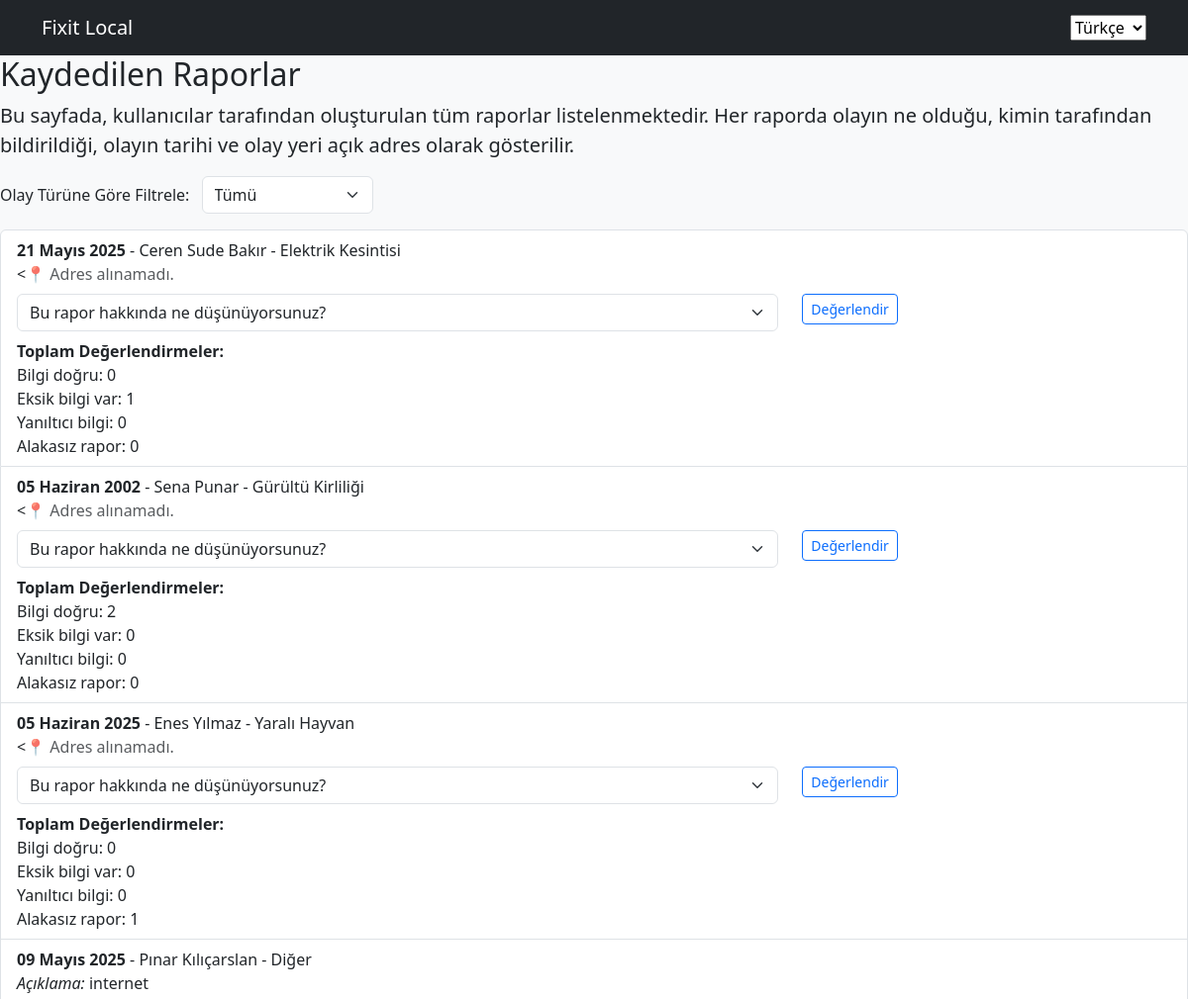
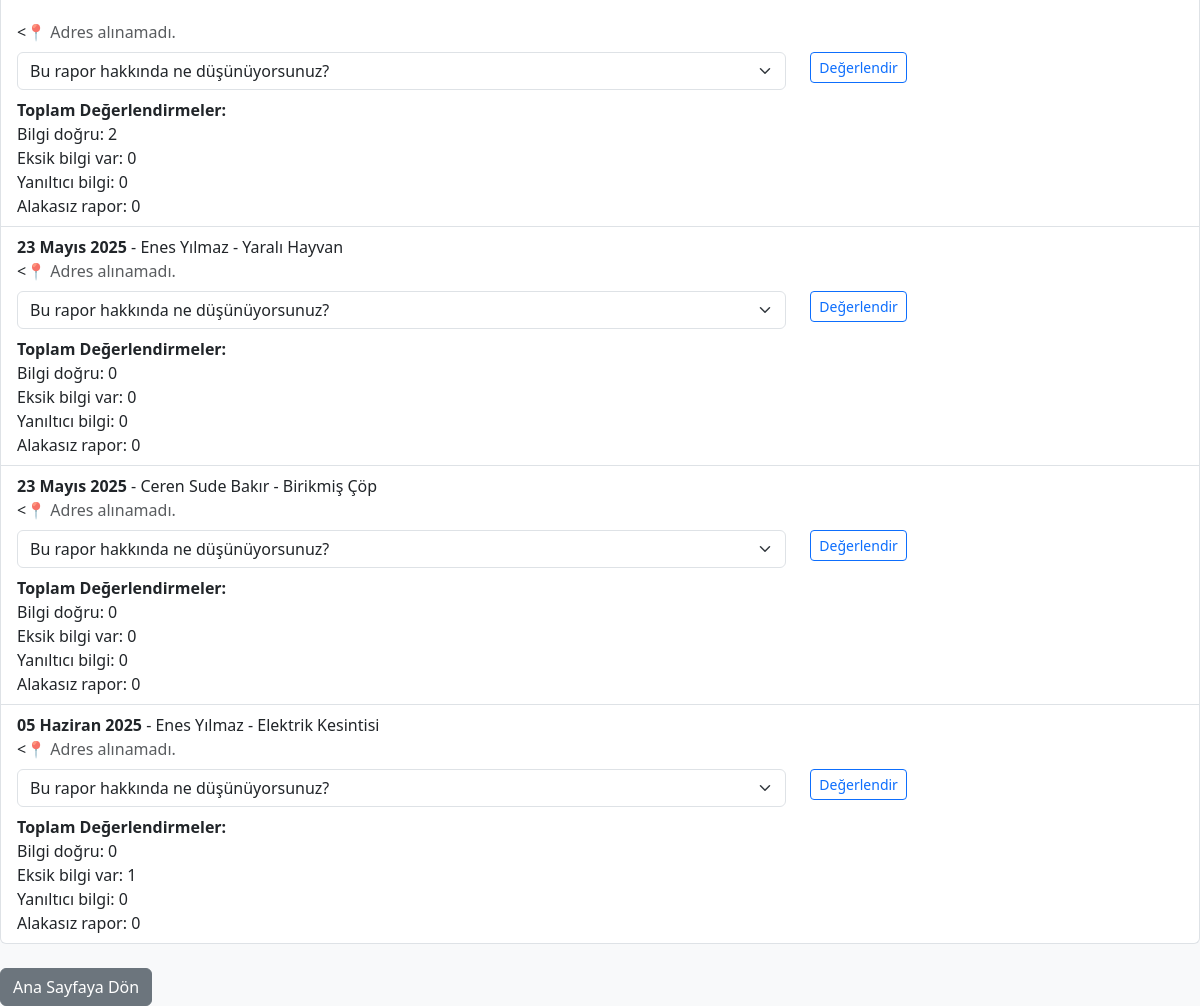
/tr/accounts/raporlar/, run on the app's committed database (2 pictures, top to bottom).
### rapor/models.py (models this page shows, shortened)
class Rapor(models.Model):
    isim = models.CharField(max_length=100)
    olay = models.CharField(max_length=100)
    tarih = models.DateField()
    enlem = models.FloatField()
    boylam = models.FloatField()
    adres = models.TextField(blank=True)  # ✅ adres boş olabilir ama otomatik doldurulacak
    diger_aciklama = models.TextField(blank=True, null=True)
    uye = models.ForeignKey(Uye, on_delete=models.SET_NULL, null=True, blank=True)

### rapor/views.py (the view, shortened to what this page needs)
# urls.py: path('raporlar/', views.raporlar, name='raporlar'),
def raporlar(request):
    secili_olay = request.GET.get('olay', '')
    secili_ilce = request.GET.get('ilce', '')
    raporlar = Rapor.objects.all().order_by('-id')
    if secili_olay:
        raporlar = raporlar.filter(olay=secili_olay)
    if secili_ilce:
        raporlar = raporlar.filter(adres__icontains=secili_ilce)
    for rapor in raporlar:
        gosterim = ""
        for secenek, secenek_adi in RaporDegerlendirme.DEGER_SECENEKLERI:
            adet = rapor.degerlendirmeler.filter(secim=secenek).count()
            gosterim += f"{secenek_adi}: {adet}<br>"
        rapor.gosterim_metni = gosterim
    olay_turleri = Rapor.objects.values_list('olay', flat=True).distinct()
    uye = None
    if 'uye_id' in request.session:
        try:
            uye = Uye.objects.get(id=request.session['uye_id'])
        except Uye.DoesNotExist:
            pass
    return render(request, 'rapor/raporlar.html', {
        'raporlar': raporlar,
        'uye': uye,
        'olay_turleri': olay_turleri,
        'secili_olay': secili_olay,
        'ilceler': ILCELER,
        'secili_ilce': secili_ilce,
    })

### rapor/templates/rapor/raporlar.html (shortened to what this page needs)
{% extends 'rapor/base.html' %}
{% block content %}
<h2>Kaydedilen Raporlar</h2>
<p class="lead">
    Bu sayfada, kullanıcılar tarafından oluşturulan tüm raporlar listelenmektedir.
    Her raporda olayın ne olduğu, kimin tarafından bildirildiği, olayın tarihi ve olay yeri açık adres olarak gösterilir.
</p>
<form method="get" class="mb-3">
    <label for="olay">Olay Türüne Göre Filtrele:</label>
    <select name="olay" onchange="this.form.submit()" class="form-select w-auto d-inline-block ms-2">
        <option value="">Tümü</option>
    </select>
</form>
<ul class="list-group">
    {% for r in raporlar %}
        <li class="list-group-item">
            <strong>{{ r.tarih }}</strong> - {{ r.isim }} - {{ r.olay }}
            {% if r.olay == "Diğer" and r.diger_aciklama %}
                <div><em>Açıklama:</em> {{ r.diger_aciklama }}</div>
            {% endif %}
            <br>
            <<span class="adres-yukleniyor text-muted" data-enlem="{{ r.enlem }}" data-boylam="{{ r.boylam }}">
</span>
            <form method="post" class="mt-2">
                <div class="row mt-2">
                    <div class="col-md-8">
                        <select name="secim" class="form-select" required>
                            <option value="">Bu rapor hakkında ne düşünüyorsunuz?</option>
                        </select>
                    </div>
                    <div class="col-md-4">
                        <button type="submit" class="btn btn-sm btn-outline-primary">Değerlendir</button>
                    </div>
                </div>
            </form>
            <div class="mt-2">
                <strong>Toplam Değerlendirmeler:</strong><br>
                {{ r.gosterim_metni|safe }}
            </div>
        </li>
    {% empty %}
        <li class="list-group-item">Hiç rapor bulunamadı.</li>
    {% endfor %}
</ul>
<a href="{% url 'anasayfa' %}" class="btn btn-secondary mt-4">Ana Sayfaya Dön</a>
{% endblock %}

### rapor/templates/rapor/base.html (shortened to what this page needs)
{% load i18n %}
<!DOCTYPE html>
<html lang="{{ LANGUAGE_CODE }}">
<head>
    <link href="https://cdn.jsdelivr.net/npm/bootstrap@5.3.2/dist/css/bootstrap.min.css" rel="stylesheet">
    <link rel="stylesheet" href="https://unpkg.com/leaflet@1.9.3/dist/leaflet.css" />
</head>
<body class="bg-light">
<nav class="navbar navbar-expand-lg navbar-dark bg-dark mb-0">
    <div class="container d-flex justify-content-between align-items-center">
        <a class="navbar-brand" href="{% url 'anasayfa' %}">Fixit Local</a>
        <form action="{% url 'set_language' %}" method="post">
    <select name="language" onchange="this.form.submit()">
        <option value="tr" {% if LANGUAGE_CODE == 'tr' %}selected{% endif %}>Türkçe</option>
    </select>
</form>
    </div>
</nav>
<div class="container-fluid px-0">
    {% block content %}
    {% endblock %}
</div>
</body>
</html>

### data on the page
Rapor: tarih "21 Mayıs 2025", isim "Ceren Sude Bakır", olay "Elektrik Kesintisi", gosterim_metni "Bilgi doğru: 0 Eksik bilgi var: 1 Yanıltıcı bilgi: 0 Alakasız rapor: 0"
Rapor: tarih "05 Haziran 2002", isim "Sena Punar", olay "Gürültü Kirliliği", gosterim_metni "Bilgi doğru: 2 Eksik bilgi var: 0 Yanıltıcı bilgi: 0 Alakasız rapor: 0"
Rapor: tarih "05 Haziran 2025", isim "Enes Yılmaz", olay "Yaralı Hayvan", gosterim_metni "Bilgi doğru: 0 Eksik bilgi var: 0 Yanıltıcı bilgi: 0 Alakasız rapor: 1"
Rapor: tarih "09 Mayıs 2025", isim "Pınar Kılıçarslan", olay "Diğer", diger_aciklama "internet", gosterim_metni "Bilgi doğru: 2 Eksik bilgi var: 0 Yanıltıcı bilgi: 0 Alakasız rapor: 0"
Rapor: tarih "23 Mayıs 2025", isim "Enes Yılmaz", olay "Yaralı Hayvan", gosterim_metni "Bilgi doğru: 0 Eksik bilgi var: 0 Yanıltıcı bilgi: 0 Alakasız rapor: 0"
Rapor: tarih "23 Mayıs 2025", isim "Ceren Sude Bakır", olay "Birikmiş Çöp", gosterim_metni "Bilgi doğru: 0 Eksik bilgi var: 0 Yanıltıcı bilgi: 0 Alakasız rapor: 0"
Rapor: tarih "05 Haziran 2025", isim "Enes Yılmaz", olay "Elektrik Kesintisi", gosterim_metni "Bilgi doğru: 0 Eksik bilgi var: 1 Yanıltıcı bilgi: 0 Alakasız rapor: 0"
